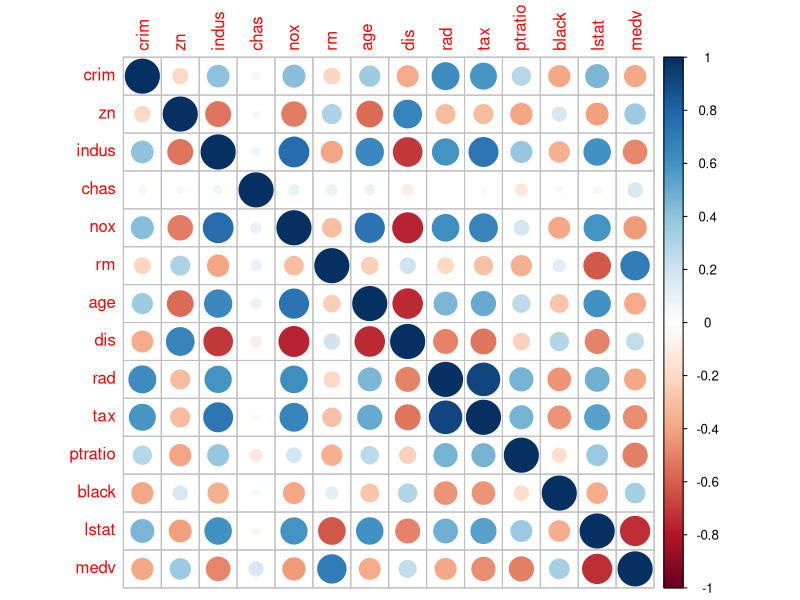
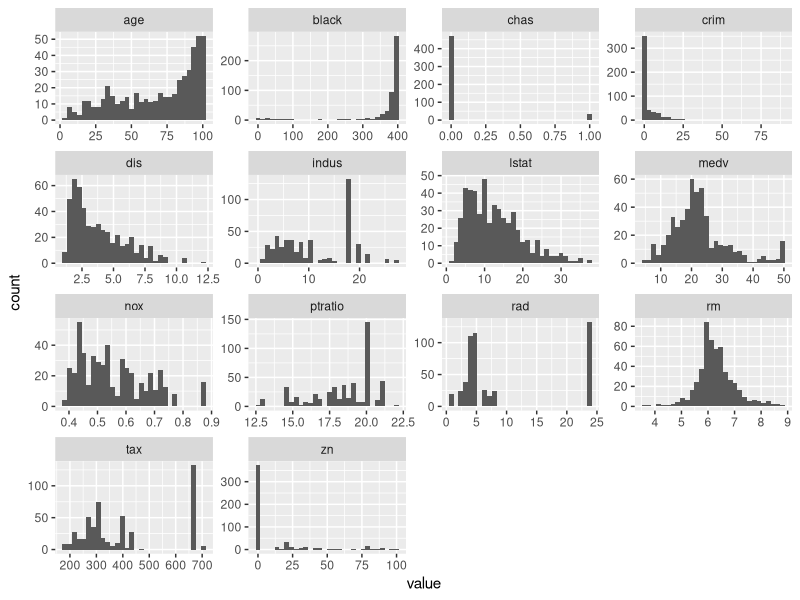
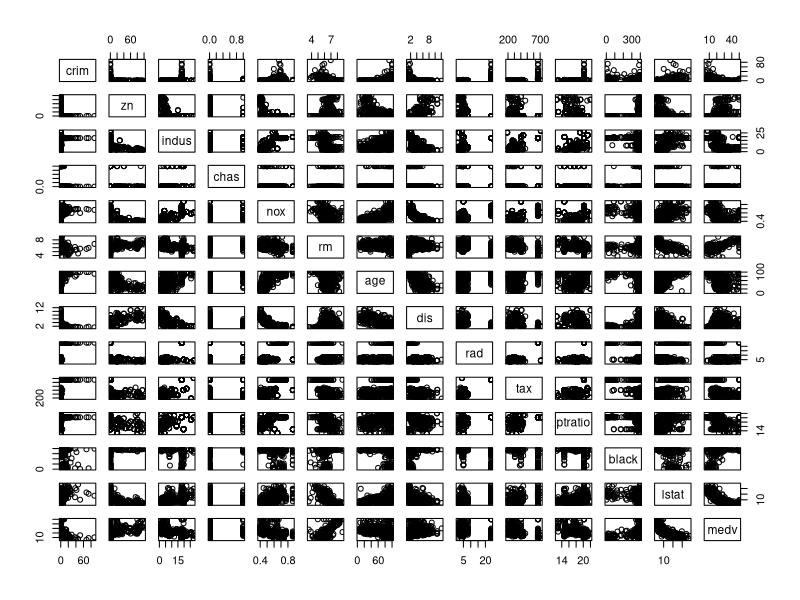

These figures' R source, in order:
## ---- chunk 1
library(MASS)
Boston
head(Boston,2)
str(Boston)
## ---- chunk 2
summary(Boston)
Boston_cor <-cor(Boston)
library(corrplot)
corrplot(Boston_cor, method="circle")

library(purrr)
library(tidyr)
library(ggplot2)

Boston %>%
  keep(is.numeric) %>% 
  gather() %>% 
  ggplot(aes(value)) +
    facet_wrap(~ key, scales = "free") +
    geom_histogram()
par(mar=c(1,1,1,1))
pairs(Boston)


## ---- chunk 3
boston_scaled <- scale(Boston)
summary(boston_scaled)
boston_scaled_df <- as.data.frame( boston_scaled)
sd(boston_scaled_df$zn)

bins <- quantile(boston_scaled)
crime <- cut(boston_scaled_df$crim, breaks = bins, include.lowest = TRUE, labels = c("low", "med_low", "med_high", "high"))
head(crime,2)

boston_scaled_df$crimeClass<-crime
head(boston_scaled_df,2)
colnames(boston_scaled_df)
boston_scaled_df <- boston_scaled_df[,c("zn","indus","chas","nox","rm","age","dis","rad","tax","ptratio","black","lstat","medv","crimeClass")]
head(boston_scaled_df,2)
colnames(boston_scaled_df)

n <- nrow(boston_scaled_df)

ind <- sample(n,  size = n * 0.8)

train_boston <- boston_scaled[ind,]
test_boston <- boston_scaled[-ind,]

## ---- chunk 4


## ---- chunk 5

## ---- chunk 6

